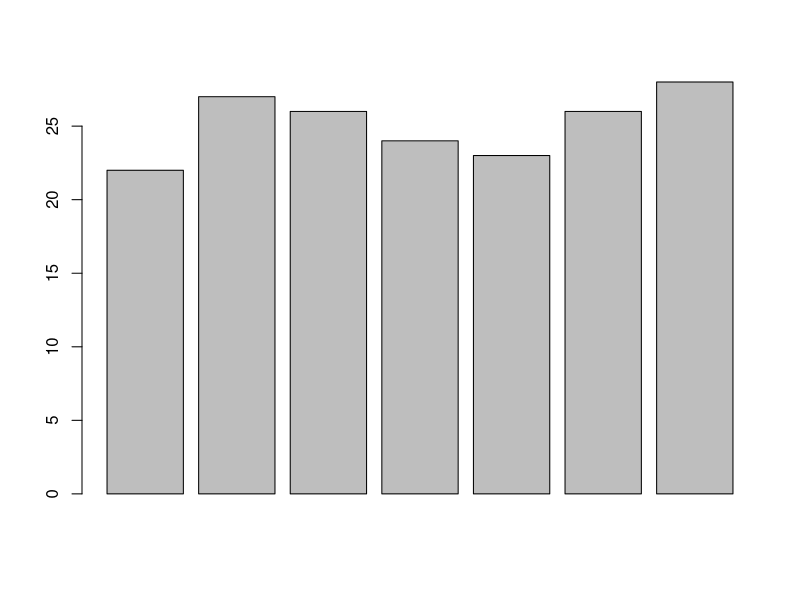
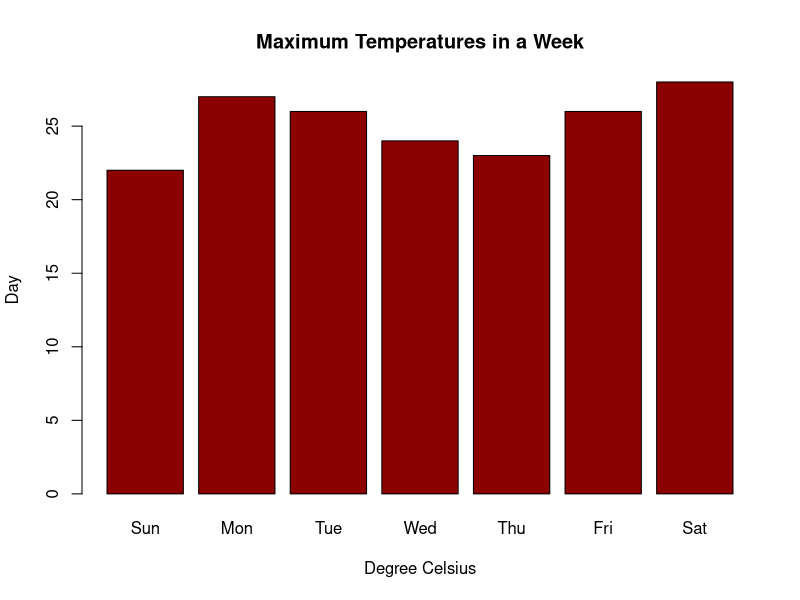

Write R code to recreate these figures, in order.
#Plots
temp <- c(22, 27, 26, 24, 23, 26, 28)
barplot(temp)
barplot(temp,
        main = "Maximum Temperatures in a Week",
        xlab = "Degree Celsius",
        ylab = "Day",
        names.arg = c("Sun", "Mon", "Tue", "Wed", "Thu", "Fri", "Sat"),
        col = "darkred")
